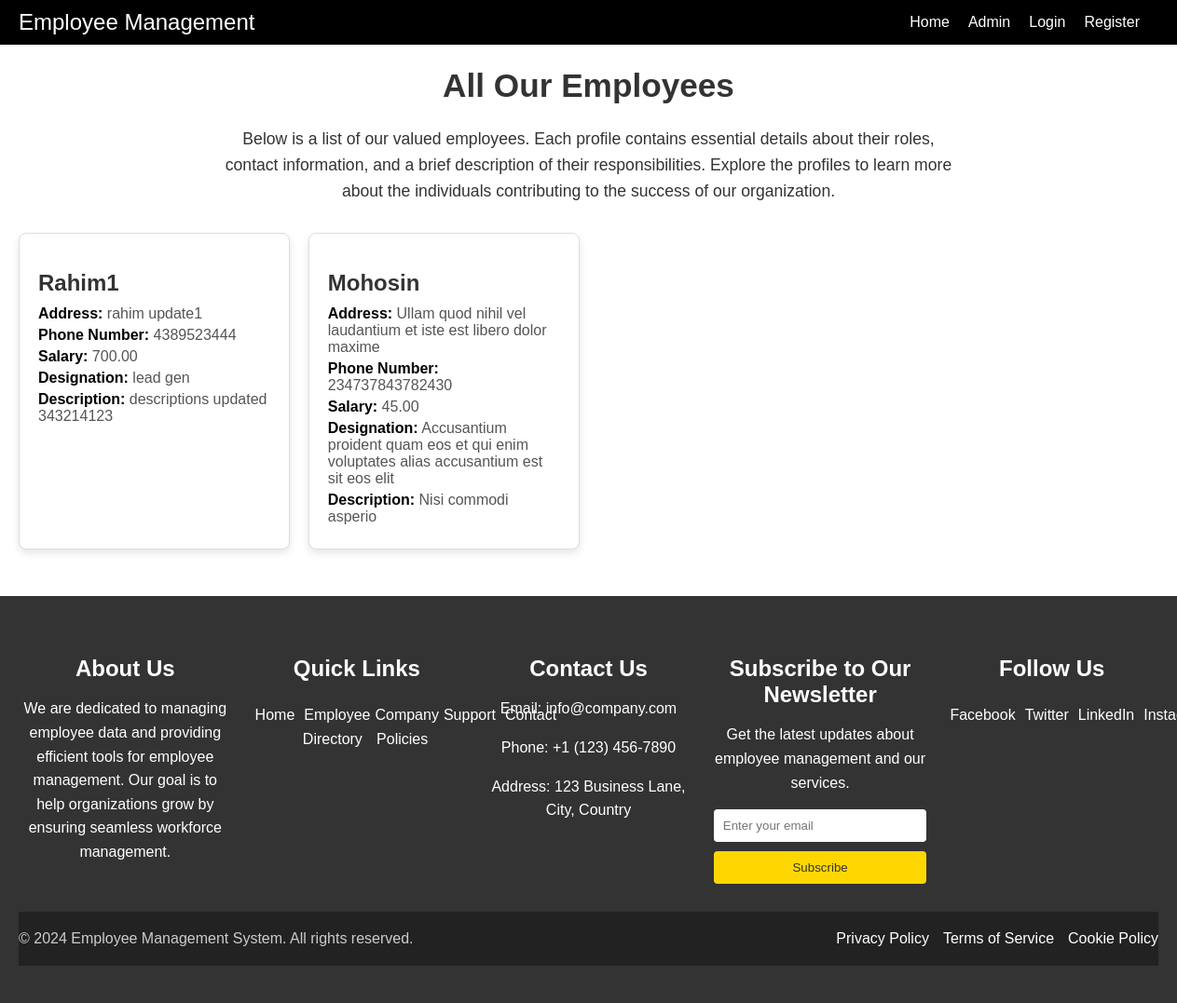
Before: / with the older database file.
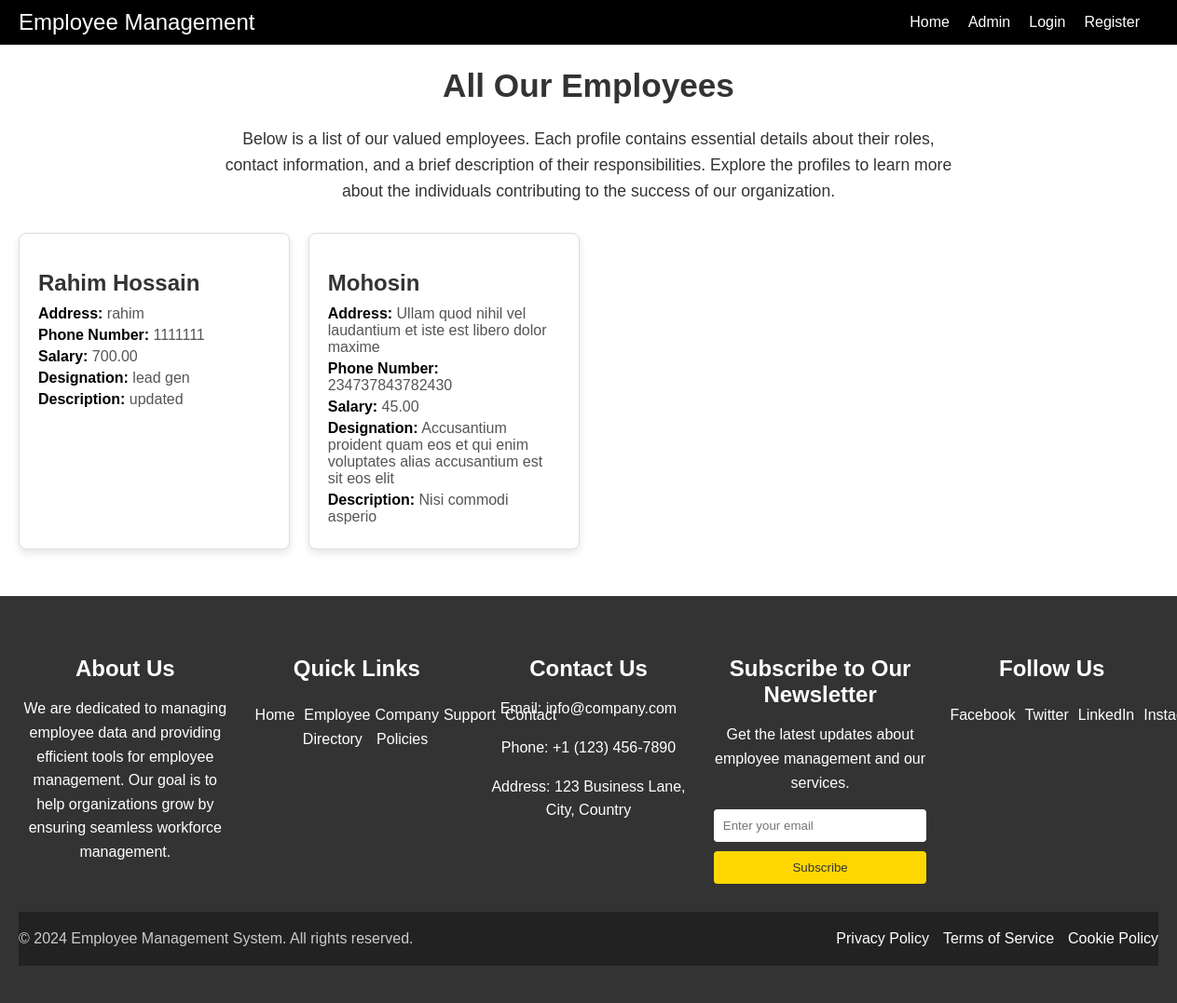
After: the same page with the newer database file.
### employees/models.py (models this page shows, shortened)
class EmployeeModel(models.Model):
    user = models.OneToOneField(User, on_delete=models.CASCADE, null=True)
    name = models.CharField(max_length=100)
    address = models.CharField(max_length=100)
    phone_number = models.IntegerField()
    salary = models.DecimalField(max_digits=10, decimal_places=2)
    designation = models.CharField(max_length=100)
    description = models.TextField()

### employee_management_application/views.py (the view)
# urls.py: 2. Add a URL to urlpatterns:  path('', views.home, name='home')
def home(request):
    employee = EmployeeModel.objects.all()
    return render(request, 'home.html', {'employees': employee})

### templates/home.html
{% extends 'base.html' %} {% block content %} {% load static %}
<link rel="stylesheet" href="{% static 'card.css' %}" />
<div class="intro-text">
  <h1>All Our Employees</h1>
  <p>
    Below is a list of our valued employees. Each profile contains essential
    details about their roles, contact information, and a brief description of
    their responsibilities. Explore the profiles to learn more about the
    individuals contributing to the success of our organization.
  </p>
</div>
<div class="card-container">
  {% if employees %} {% for employee in employees %}
  <div class="card">
    <h2>{{ employee.name }}</h2>
    <p><strong>Address:</strong> {{ employee.address }}</p>
    <p><strong>Phone Number:</strong> {{ employee.phone_number }}</p>
    <p><strong>Salary:</strong> {{ employee.salary }}</p>
    <p><strong>Designation:</strong> {{ employee.designation }}</p>
    <p><strong>Description:</strong> {{ employee.description }}</p>
  </div>
  {% endfor %} {% else %}
  <h3>
    Something went wrong, please wait for the admin to add employee details.
  </h3>
  {% endif %}
</div>
{% endblock %}

Changed rows visible on the page:
changed EmployeeModel "lead gen": name "Rahim1" → "Rahim Hossain"; address "rahim update1" → "rahim"; phone_number "4389523444" → "1111111"; description "descriptions updated 343214123" → "updated"
